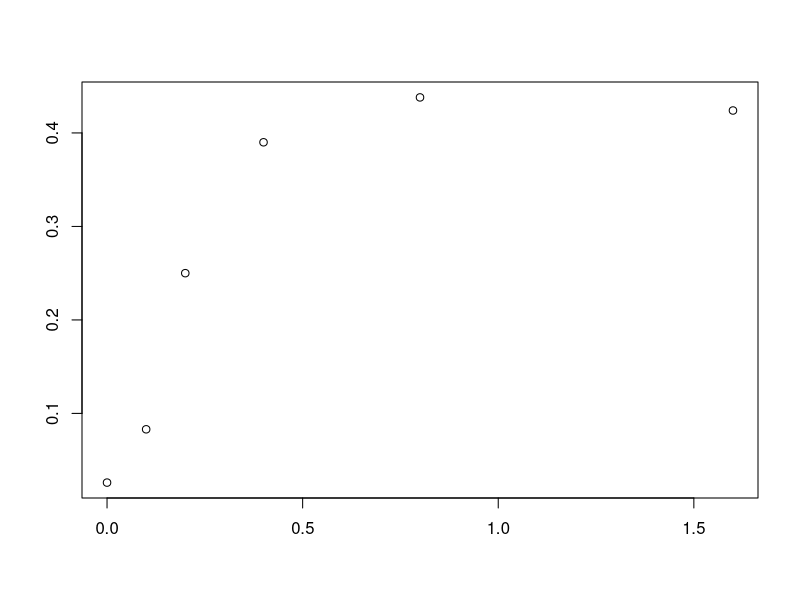
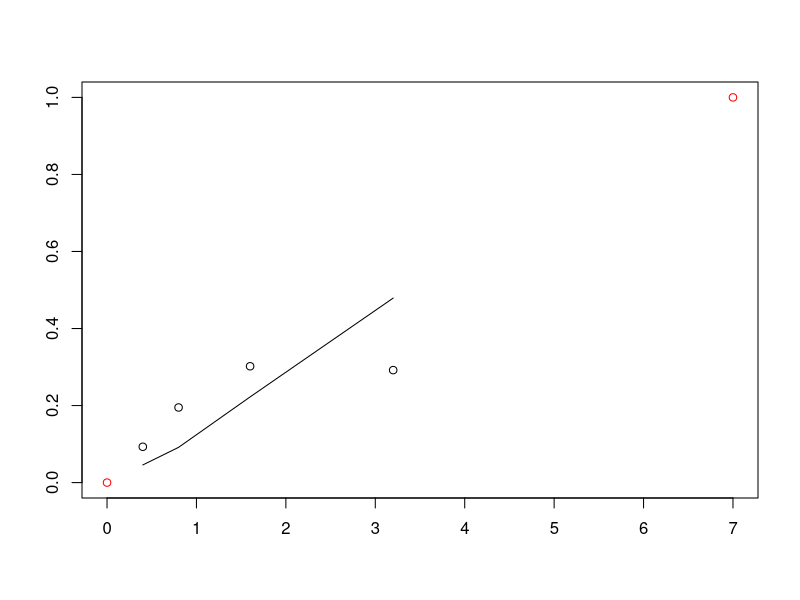

Generate these figures, in order, with R:
# This is free, open-source software under GNU GPLv3. It comes with no warranty. 
# It concerns radiogenic mouse HG tumorigenesis.
# Written by Mark Ebert, Edward Huang, and Ray Sachs, summer 2017.

# Relevant references and their abbreviations in commenting this script are the following.
# ".93Alp"=Alpen et al. "Tumorigenic potential of high-Z, high-LET charged-particle radiations." Rad Res 136:382-391.(1993)
# ".94Alp"=Alpen et al. "Fluence-based relative biological effectiveness for charged particle carcinogenesis in mouse Harderian gland." Adv Space Res 14(10): 573-581. (1994).  
# "16Chang"=Chang et al. "Harderian Gland Tumorigenesis: Low-Dose and LET Response." Radiat Res 185(5): 449-460. (2016).  
# "16Srn"=1.	Siranart et al."Mixed Beam Murine Harderian Gland Tumorigenesis: Predicted Dose-Effect Relationships if neither Synergism nor Antagonism Occurs." Radiat Res 186(6): 577-591. (2016).  
# "17Cuc"=Cucinotta & Cacao. "Non-Targeted Effects Models Predict Significantly Higher Mars Mission Cancer Risk than Targeted Effects Models." Sci Rep 7(1): 1832. (2017).  PMC5431989

## GENERAL NOTES ON IMPROVING THE SCRIPT - EDWARD##
#
#  Use '<-' to assign variables instead of '='. This is mostly convention,
#  but there is a small technical difference. See https://stackoverflow.com/questions/1741820/assignment-operators-in-r-and 
#  for more detail.
#
#  To maximize readability/organization in our code, we should follow a 
#  set of conventions, e.g. a style guide. One common convention is to keep
#  lines under 80 characters, with a few exceptions, like our dfr() call. 
#  Google has written a set of style guides for many coding languages that
#  accurately reflect the style conventions of most programmers.
#  I recommend reading and mostly adhering to Google's guide on R, 
#  located here: https://google.github.io/styleguide/Rguide.xml
#
#  If other researchers will be poring over our code, it would be helpful to 
#  variable names that are both concise and descriptive. Our variable names 
#  are currently concise but also a bit esoteric to any outsider.
###################################################
 
rm(list=ls()) # EDWARD: this is used to clear the current environment, I recommend
              # removing it from the script and running it as needed in your console.
dfr <- data.frame( # data used in 16Chang  
  Dose = c(0.2,0.4,0.6,1.2,2.4,3.2,5.1,7,0.05,0.1,0.15,0.2,0.4,0.8,1.6,0.05,0.1,0.2,0.4,0,0.1,0.2,0.4,0.8,1.6,0.4,0.8,1.6,3.2,0.05,0.1,0.2,0.4,0.8,0.1,0.2,0.4,0.8,0.1,0.2,0.4,0.04,0.08,0.16,0.32,0.033,0.066,0.13,0.26,0.52,.2, .4, .6),
  HG = c(0.091,0.045,0.101,0.169,0.347,0.431,0.667,0.623,0.156,0.215,0.232,0.307,0.325,0.554,0.649,0.123,0.145,0.207,0.31,0.026,0.083,0.25,0.39,0.438,0.424,0.093,0.195,0.302,0.292,0.109,0.054,0.066,0.128,0.286,0.183,0.167,0.396,0.536,0.192,0.234,0.317,0.092,0.131,0.124,0.297,0.082,0.088,0.146,0.236,0.371,.154,.132,.333),#HG prevalence as defined in 16Chang
  NWeight = c(520,2048,1145,584,313,232,293,221,1162,877,455,409,374,223,320,742,661,347,131,6081,1091,251,244,191,131,645,255,199,111,649,378,973,833,201,468,381,197,109,496,257,185,1902,1063,884,350,1767,1408,874,299,261,322,206,67),
  #nominal weight for weighted least squaresregression; see .93Alp. The Lanthanum entries were obtained by measuring the main graph in 17Cuc 
  #index=c(rep(1,8),rep(0,17), rep(1,4),  rep(0,24)),#index=0 for Z>3 ions, 1 otherwise. But now no longer needed.
  L = c(rep(1.6,8), rep(193, 7), rep(250, 4), rep(195, 6), rep(0.4, 4), rep(25, 5), rep(464, 4), rep(193, 3),rep(70, 4), rep(100, 5), rep(953, 3)), ##L=LET=LET_infinity=stopping power
  Z = c(rep(2, 8), rep(26, 17), rep(1, 4), rep(10, 5), rep(43, 4), rep(26, 3), rep(14, 4), rep(22, 5), rep(57, 3)),#proton #, e.g. 2 for 2He4
  Zeff = c(rep("TBD", 53)),# effective ion charge according to the formula of W.H Barkas. Zeff <= Z. Calculated below
  beta = c(rep("TBD", 53)),# ion speed, relative to speed of light, calculated below
  MeVperu = c(rep(228, 8), rep(600, 7), rep(300, 4), rep(600, 6), rep(250, 4), rep(670, 5), rep(600, 4), rep(600, 3), rep(260, 4), rep(1000, 5), rep(593, 3)),#Kinetic energy in MeV, divided by atomic mass, e.g. divided by 4u=4x931.5 MeV/c^2 for 2He4
  Katz = c(rep("TBD", 53)),#for fully ionized nuclei, Katz's Z^2/beta^2, Calculated below. It is part of the Bethe Barkas Bloch equation for stopping power. Our calculations don't use Katz, but various similar calculations do.
  ion = c(rep("He4", 8), rep("Fe56", 17), rep("p", 4), rep("Ne20", 5), rep("Nb93", 4), rep("Fe56", 3), rep("Si28", 4), rep("Ti48", 5), rep("La139", 3)),
  comments = c(".93AlpLooksOK", rep("", 7), ".93AlplooksOK", rep('', 11), ".93Alp.no.iso", "not in 17Cuc (or 16Chang?)", rep("", 3), "16Chang all OK?", rep('', 24), ".94Alp","From graphs",'e.g. in 17Cuc')) 

Y <- 0.001 * dfr[, "MeVperu"] # convert to GeV/u for convenience in a calculation
dfr[, "Katz"] <- round((dfr[, "Z"]) ^2 * (2.57 * Y^2 + 4.781 * Y + 2.233) / (2.57 * Y^2 + 4.781 * Y), 2) # special relativistic calculation of Z^2/beta^2. The numerics include conversion from GeV to joules and from u to kg.
dfr[, "beta"] <- round(dfr[, "Z"] * sqrt(1 / dfr[, "Katz"]), 3) # i.e. Z*sqrt(beta^2/Z^2) 
dfr[, "Zeff"] <- round(dfr[, "Z"] * (1 - exp( -125 * dfr[, "Z"] ^ (-2.0 / 3))), 2) # Barkas formula for Zeff; for us Zeff is almost Z

### Data for HG induced by photons from Cs-137 or Co-60 beta decay; from 16Chang
ddd <- data.frame(Dose = c(0, 0.4, 0.8, 1.6, 3.2, 7, 0, .4, .8, .12, 1.6),
                  HG = c(.026, .048, .093, .137, .322, .462, .0497, .054, .067, .128, .202),
                  NWeight = c(6081.2, 4989.5, 1896.8, 981.1, 522.2, 205.2, 7474.1, 2877.6, 1423.7, 689.9, 514.9),
                  Nucleus = c(rep("Cobalt-60", 6), rep("Cesium-137", 5)),
                  Comments = c(rep("TBD", 11))
                  )

# LL <- ddd[,"Dose"]
# HG <- ddd[,"HG"]
# WT <- ddd[,"NWeight"]
# QQ <- LL^2
# LQ <- lm(HG ~ LL + QQ)#,weights=WT)
LQ <- lm(HG ~ Dose + I(Dose ^ 2), data = ddd)  # EDWARD: I summarized lines 54-58 into line 59. Remove 54-58 if desired.
summary(LQ, correlation = T) 


### temporary chunk to enable visual tests of dfr
aa <- 20; bb <- 25# checking dfr for individual ions against graphs in .93Alp, 16Chang, and the new paper 17Cuc
plot(dfr[aa:bb, "Dose"], dfr[aa:bb, "HG"], ann = 'F') #example for checking dfr
####

dfra <- dfr[c(1:19, 26:53), ]  # removes the zero dose case and the no isograft data
############  HERE OUR NEW HZE MODEL; works well. Uses 3 adjustable parameters  ################ 
dfrHZE <- subset(dfra, Z > 3) # look only at HZE not at much lower LET ions. # In next line phi controls how fast NTE build up from zero; not really needed during calibration since 150*phi*Dose/L>>1 at every observed Dose !=0. phi needed for later synergy calculations
phi <- 3e3 # Even larger phi should give the same final results, but might cause extra problems with R.
HZEm <- nls(HG ~ .0275 + (1 - exp ( -0.01 * (aa1 * L * Dose * exp( -aa2 * L) + (1 - exp( -150 * phi * Dose / L)) * kk1))),
            data = dfrHZE, 
            weights = NWeight,
            start = list(aa1 = .9, aa2 = .01, kk1 = 0.048))  # calibrating parameters; 
summary(HZEm, correlation = T)  # ; vcov(HZEm)# parameter values & accuracy; variance-covariance matrix
HZEc <- coef(HZEm)  # calibrated central values of the 3 parameters.  Next is the IDER, =0 at dose 0
HZEC <- function(Dose, L) 1 - exp(-0.01 * (HZEc[1] * L * Dose * exp(-HZEc[2] * L) + (1 - exp(-150 * phi * Dose / L)) * HZEc[3]))#Calibrated IDER

########### Looks good up to here; next need Z < 3 model. Have good one; still looking if there is a better one
dfrL <- subset(dfra, Z <= 3)#for Light ions
L.m <- nls(HG ~ .0275 + bet * Dose^2 * exp(-lam * Dose),
           data = dfrL,
           weights = NWeight,
           start = list(bet = 5, lam = .2))
summary(L.m)

L.c <- coef(L.m)  # calibrated central values of the 2 parameters
L.C <- function(Dose, L) L.c[1] * Dose ^2 * exp(-L.c[2] * Dose) 
# EDWARD: Not sure what the function on line 96 is supposed to output.
#         Preferred function syntax is: foo <- function(*args) {
#                                                  - function body -
#                                                  - return -
#                                       }

# HHs=function(Dose,L,index){                 #Calculate slopes fpr later use in calculating I(d)
#   0.01*((1-index)*cc[1]*L*exp(-cc[2]*L)+index*cc[3]*(2*Dose-cc[4]*Dose^2)*exp(-cc[4]*Dose)+
#           exp(-150*phi*Dose/L)*(1-index)*cc[5]*150*phi/L)
#   }
# #Next is just a check that the derivative behaves the way it should.
# L=1.400;index=1; Dose=0.01*1:1000# or, e.g. L=100; index=0; Dose=0.01*1:300 for a heavy ion
# L=100; index=0; Dose=0.01*1:300
# HHv=HH(Dose,L,index)
# HHv2=c(0,HHv[1:(length(Dose)-1)])
# DDer=(HHv-HHv2)
# DDera=HHs(Dose-.005,L,index)
# tail(DDer); tail(DDera)
# ###### end derivative check. Seems to be fine; we can take this whole bit out pretty soon. The next bit is from Dae.

#We will adapt his use of ode() and uniroot() to our model and our data but all the rest of from Dae is irrelevant to us.
# MIXIDER_function = function(r, L, Z.beta, d = seq(0, 0.2, by = 0.001), eta0 = 1.300771e-04, eta1 = 3.164156e-03, sig0 = 2.481817e+00, kap = 2.565276e+02) {
#   dE=function(yini,State,Pars){
#     eta0 = eta0; eta1 = eta1; sig0 = sig0; kap = kap
#     with(as.list(c(State, Pars)), {
#       P = vector(length = length(L))
#       sig = vector(length = length(L))
#       etaa = vector(length = length(L))
#       u = vector(length = length(L))
#       for (i in 1:length(L)) {
#         P[i] = (1-exp(-Z.beta[i]/kap))^2
#         sig[i] = sig0*P[i] + 0.041/6.24*L[i]*P[i]
#         etaa[i] = eta0*L[i]*exp(-eta1*L[i])
#         u[i] = uniroot(function(d) sig[i]*6.24*d/L[i]*(1-exp(-1024*d/L[i])) + etaa[i]*(1-exp(-10^5*d)) - I, lower = 0, upper = 10, tol = 10^-10)$root
#       }
#       dI = vector(length = length(L))
#       for (i in 1:length(L)) {
#         dI[i] = r[i]*(sig[i]*6.24/L[i]*exp(-1024*u[i]/L[i])*(exp(1024*u[i]/L[i]) + 1024*u[i]/L[i] - 1) + etaa[i]*10^5*exp(-10^5*u[i]))
#       }
#       dI = sum(dI)
#       return(list(c(dI)))
#     })
#   }
#   pars = NULL; yini = c(I= 0); d = d
#   out = ode(yini,times = d, dE, pars, method = "radau")
#   return(out)
#}##### End from Dae 

#######Next: visual checks to see if our calibration is consistent with 16Chang, .93Alp, .94Alp and 17Cuc
## Put various values in our calibrated model to check with numbers and graphs in these references
L <- 1.6; Dose <- dfrL[1:8, "Dose"]; HGe <- dfrL[1:8, "HG"]  # He in .93Alp. HGe = experimental HG.
L <- .4; Dose <- dfrL[9:12, "Dose"]; HGe <- dfrL[9:12, "HG"]  # same for protons. 
#  L=193; Dose = dfrHZE[1:7, "Dose"]; HGe = dfr[1:7,"HG"] # same for Fe
plot(c(0, 7), c(0, 1), col = 'red', ann = 'F') 
lines(Dose, L.C(Dose, L) + .0275)
points(Dose, HGe) # looks great for Helium, OK for protons; very good for iron. Mark: run some checks like these

#Call:
# lm(formula = HG ~ LL + QQ)
# 
# Residuals:
#   Min       1Q   Median       3Q      Max 
# -0.04129 -0.02227 -0.01082  0.02043  0.08009 
# 
# Coefficients:
#   Estimate Std. Error t value Pr(>|t|)   
# (Intercept)  0.036825   0.019012   1.937  0.08877 . 
# LL           0.092911   0.021702   4.281  0.00268 **
#   QQ          -0.004479   0.003085  -1.452  0.18462   
# ---
#   Signif. codes:  0 ‘***’ 0.001 ‘**’ 0.01 ‘*’ 0.05 ‘.’ 0.1 ‘ ’ 1
# 
# Residual standard error: 0.04026 on 8 degrees of freedom
# Multiple R-squared:  0.9299,	Adjusted R-squared:  0.9124 
# F-statistic:  53.1 on 2 and 8 DF,  p-value: 2.408e-05
# 
# Correlation of Coefficients:
#   (Intercept) LL   
# LL -0.72            
# QQ  0.61       -0.96
